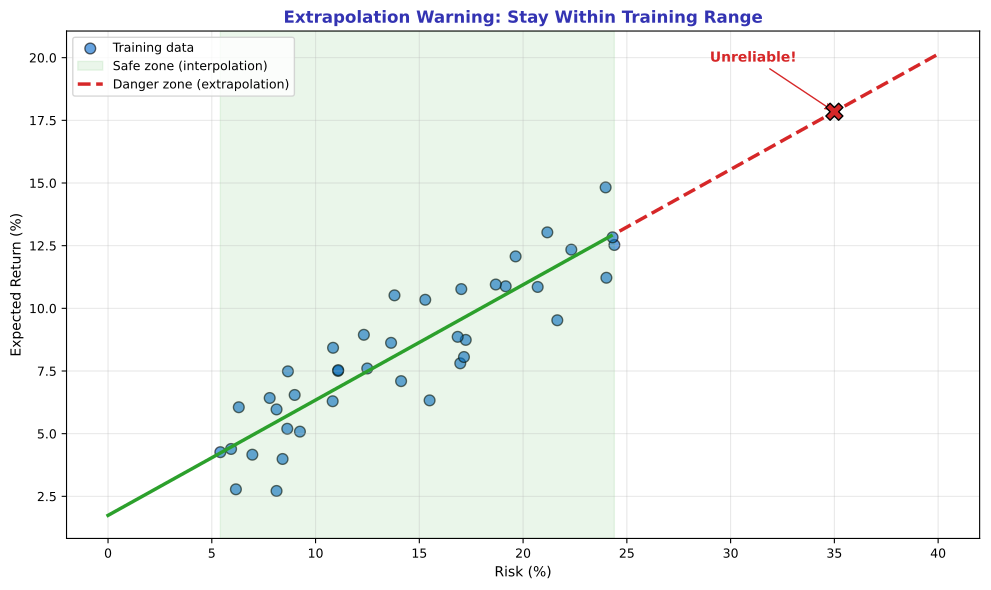

Python code for this plot:
"""Extrapolation Warning - Danger of predicting outside training range"""
import matplotlib.pyplot as plt
import numpy as np
from pathlib import Path

plt.rcParams.update({
    'font.size': 10,
    'axes.labelsize': 10,
    'axes.titlesize': 11,
    'xtick.labelsize': 9,
    'ytick.labelsize': 9,
    'legend.fontsize': 9,
    'figure.figsize': (10, 6),
    'figure.dpi': 150
})

MLPURPLE = '#3333B2'
MLLAVENDER = '#ADADE0'
MLBLUE = '#0066CC'
MLORANGE = '#FF7F0E'
MLGREEN = '#2CA02C'
MLRED = '#D62728'

np.random.seed(42)

fig, ax = plt.subplots(figsize=(10, 6))

# Training data
n = 40
x_train = np.random.uniform(5, 25, n)
y_train = 2 + 0.45 * x_train + np.random.normal(0, 1.5, n)

slope = np.sum((x_train - x_train.mean()) * (y_train - y_train.mean())) / np.sum((x_train - x_train.mean())**2)
intercept = y_train.mean() - slope * x_train.mean()

ax.scatter(x_train, y_train, c=MLBLUE, s=60, alpha=0.6, edgecolors='black', label='Training data')

# Shade training range
ax.axvspan(x_train.min(), x_train.max(), alpha=0.1, color=MLGREEN, label='Safe zone (interpolation)')

# Extended line
x_extended = np.linspace(0, 40, 100)
y_extended = intercept + slope * x_extended

# Interpolation (safe)
mask_safe = x_extended <= x_train.max()
ax.plot(x_extended[mask_safe], y_extended[mask_safe], color=MLGREEN, linewidth=2.5)

# Extrapolation (risky)
mask_risky = x_extended >= x_train.max()
ax.plot(x_extended[mask_risky], y_extended[mask_risky], color=MLRED, linewidth=2.5,
        linestyle='--', label='Danger zone (extrapolation)')

# Mark dangerous prediction
x_danger = 35
y_danger = intercept + slope * x_danger
ax.scatter([x_danger], [y_danger], c=MLRED, s=150, marker='X', zorder=5, edgecolors='black')
ax.annotate('Unreliable!', xy=(x_danger, y_danger), xytext=(x_danger - 6, y_danger + 2),
            fontsize=10, color=MLRED, fontweight='bold',
            arrowprops=dict(arrowstyle='->', color=MLRED))

ax.set_title('Extrapolation Warning: Stay Within Training Range', fontsize=12, fontweight='bold', color=MLPURPLE)
ax.set_xlabel('Risk (%)', fontsize=10)
ax.set_ylabel('Expected Return (%)', fontsize=10)
ax.legend(fontsize=9, loc='upper left')
ax.grid(alpha=0.3)

plt.tight_layout()
plt.savefig(Path(__file__).parent / 'chart.pdf', dpi=300, bbox_inches='tight')
plt.close()
